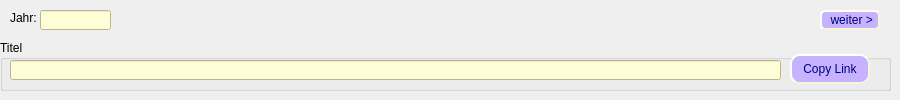
    <widget class="QWidget" name="stacked_IAFD_Linkmaker">
     <widget class="QLabel" name="lblJahr">
      <property name="geometry">
       <rect>
        <x>10</x>
        <y>10</y>
        <width>31</width>
        <height>16</height>
       </rect>
      </property>
      <property name="text">
       <string>Jahr:</string>
      </property>
     </widget>
     <widget class="QLineEdit" name="lnEdit_db_jahr">
      <property name="geometry">
       <rect>
        <x>40</x>
        <y>10</y>
        <width>71</width>
        <height>20</height>
       </rect>
      </property>
      <property name="toolTip">
       <string>Release Datum (Jahr) eingeben !</string>
      </property>
      <property name="styleSheet">
       <string notr="true">background-color: #FFFDD5;</string>
      </property>
      <property name="text">
       <string/>
      </property>
     </widget>
     <widget class="QGroupBox" name="grpBox_Linkmaker">
      <property name="geometry">
       <rect>
        <x>0</x>
        <y>40</y>
        <width>891</width>
        <height>51</height>
       </rect>
      </property>
      <property name="title">
       <string>Titel</string>
      </property>
      <widget class="QPushButton" name="Btn_IAFD_linkmaker">
       <property name="geometry">
        <rect>
         <x>790</x>
         <y>14</y>
         <width>80</width>
         <height>30</height>
        </rect>
       </property>
       <property name="styleSheet">
        <string notr="true">QPushButton { 
	color: rgb(0, 0, 127);
	selection-background-color: rgb(255, 85, 0);
	background-color: rgb(198, 178, 255);
	border-style: outset;
	border-width: 2px;
	font: 10pt &quot;MS Shell Dlg 2&quot;;
	border-radius: 10px;
	border-color: beige;
}                   
QPushButton:enabled{
	background-color: rgb(198, 178, 255);
}                           
QPushButton:pressed{ 
	background: red;
}                            
QPushButton:disabled{                             
	background-color: gray;                
}
QPushButton:hover{
	background-color: rgb(255, 85, 255);
}   </string>
       </property>
       <property name="text">
        <string>Copy Link</string>
       </property>
      </widget>
      <widget class="QLineEdit" name="lnEdit_IAFD_titel">
       <property name="geometry">
        <rect>
         <x>10</x>
         <y>20</y>
         <width>771</width>
         <height>20</height>
        </rect>
       </property>
       <property name="toolTip">
        <string>Release Datum (Jahr) eingeben !</string>
       </property>
       <property name="styleSheet">
        <string notr="true">background-color: #FFFDD5;</string>
       </property>
       <property name="text">
        <string/>
       </property>
      </widget>
     </widget>
     <widget class="QPushButton" name="Btn_stacked_next_4">
      <property name="geometry">
       <rect>
        <x>820</x>
        <y>10</y>
        <width>60</width>
        <height>20</height>
       </rect>
      </property>
      <property name="toolTip">
       <string>nächste ist Datei-Infos holen</string>
      </property>
      <property name="styleSheet">
       <string notr="true">QPushButton { 
	color: rgb(0, 0, 127);
	selection-background-color: rgb(255, 85, 0);
	background-color: rgb(198, 178, 255);
	border-style: outset;
	border-width: 2px;
	font: 10pt &quot;MS Shell Dlg 2&quot;;
	border-radius: 5px;
	border-color: beige;
}                   
QPushButton:enabled{
	background-color: rgb(198, 178, 255);
}                           
QPushButton:pressed{ 
	background: red;
}                            
QPushButton:disabled{                             
	background-color: gray;                
}
QPushButton:hover{
	background-color: rgb(255, 85, 255);
}   </string>
      </property>
      <property name="text">
       <string> weiter &gt;</string>
      </property>
     </widget>
     <zorder>grpBox_Linkmaker</zorder>
     <zorder>lblJahr</zorder>
     <zorder>lnEdit_db_jahr</zorder>
     <zorder>Btn_stacked_next_4</zorder>
    </widget>
